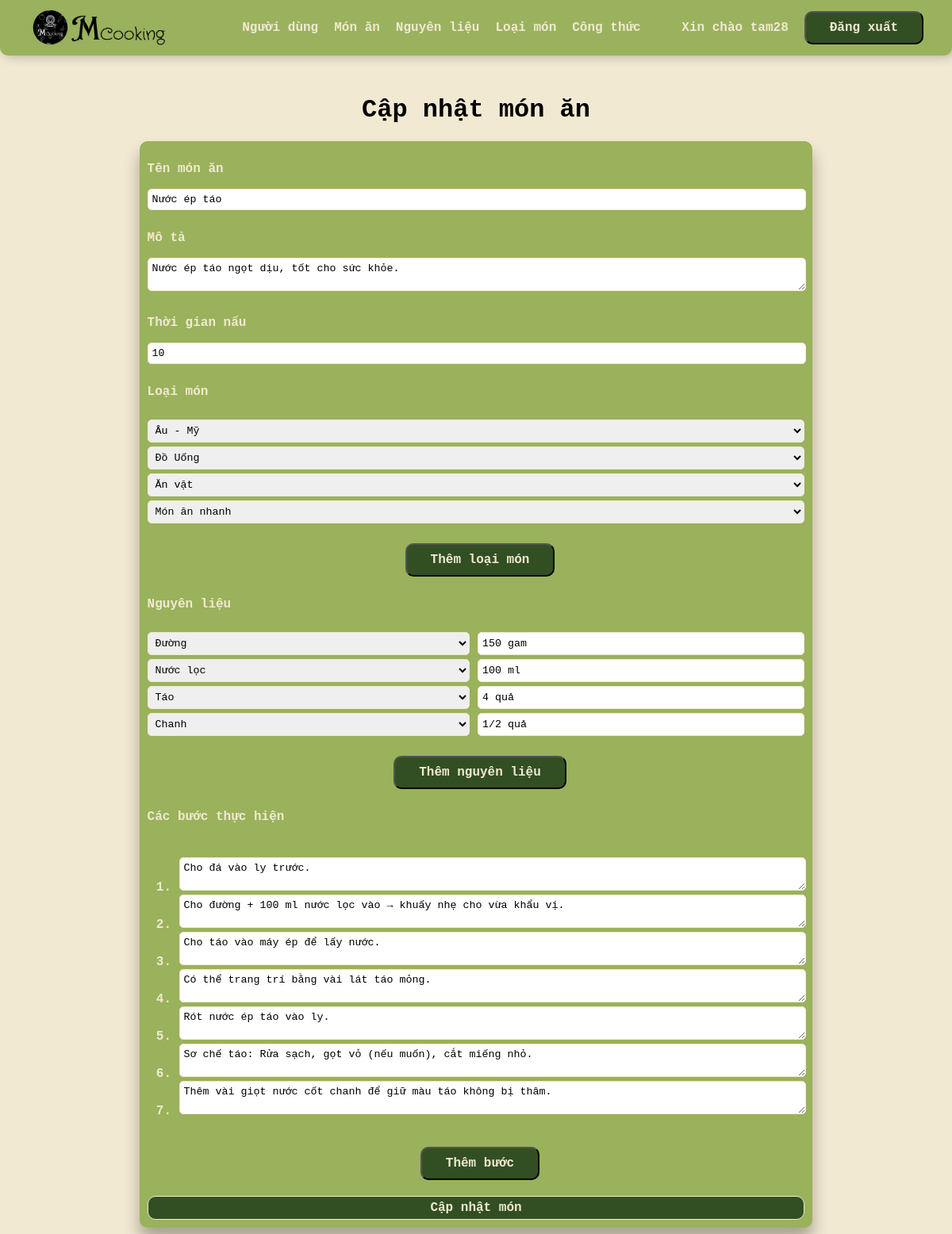
/gdadmin/admin.php?page=capnhatcongthuc&id=44 (signed in), run on the app's committed database.
### tables this page shows
CREATE TABLE IF NOT EXISTS mon_an(
	id INT PRIMARY KEY AUTO_INCREMENT,
	ten_mon_an VARCHAR(100) NOT NULL,
	mo_ta TEXT,
	thoi_gian_nau INT,
	nguoi_dang_id INT,
	ngay_dang DATE,
	hinh_anh VARCHAR(255),
    trang_thai VARCHAR(20),
	FOREIGN KEY (nguoi_dang_id) REFERENCES nguoi_dung(id) ON DELETE CASCADE
);

CREATE TABLE IF NOT EXISTS nguyen_lieu(
	id INT PRIMARY KEY AUTO_INCREMENT,
	ten_nguyen_lieu VARCHAR(50)
);

### gdadmin/congthuc/capnhatcongthuc.php (the view, shortened to what this page needs)
<?php
    include('../connect.php');
    $id = $_GET['id'];
    $sql = "SELECT ma.*, nd.ten_dang_nhap,
                GROUP_CONCAT(DISTINCT lm.id) AS loai_ids,
                GROUP_CONCAT(DISTINCT CONCAT(nl.id,':',manl.so_luong)) AS nl_data,
                GROUP_CONCAT(DISTINCT ct.buoc_lam SEPARATOR '||') AS buoc_data
            FROM mon_an ma
            LEFT JOIN mon_an_loai_mon malm ON ma.id = malm.mon_an_id
            LEFT JOIN loai_mon lm ON malm.loai_mon_id = lm.id
            LEFT JOIN mon_an_nguyen_lieu manl ON ma.id = manl.mon_an_id
            LEFT JOIN nguyen_lieu nl ON manl.nguyen_lieu_id = nl.id
            LEFT JOIN cong_thuc ct ON ma.id = ct.mon_an_id
            LEFT JOIN nguoi_dung nd ON ma.nguoi_dang_id = nd.id
            WHERE ma.id='$id'
            GROUP BY ma.id";
    $result = mysqli_query($conn,$sql);
    $data = mysqli_fetch_assoc($result);
    $loaiId = $data['loai_ids'] ? explode(',',$data['loai_ids']) : [];
    $nl = $data['nl_data'] ? explode(',',$data['nl_data']) : [];
    $buoc = $data['buoc_data'] ? explode('||',$data['buoc_data']) : [];
    $allNL   = mysqli_fetch_all(mysqli_query($conn,"SELECT * FROM nguyen_lieu"),MYSQLI_ASSOC);
?>
<!DOCTYPE html>
<html>
<head>
    <link rel="stylesheet" href="cacform.css">
</head>
<body>
    <h1>Cập nhật món ăn</h1>
    <form method="post">
        <div class="box">
            <p>Tên món ăn</p>
            <input type="text" name="ten-mon-an" value="<?= $data['ten_mon_an'] ?>">
        </div>
        <div class="box">
            <p>Mô tả</p>
            <textarea name="mo-ta"><?= $data['mo_ta'] ?></textarea>
        </div>
        <div class="box">
            <p>Thời gian nấu</p>
            <input type="number" name="thoi-gian-nau" value="<?= $data['thoi_gian_nau'] ?>">
        </div>
        <p>Loại món</p>
        <div class="loaimon-wrapper">
            <?php
                for($i=0;$i<count($loaiId);$i++){
            ?>
            <div class="loaimon">
                <select name="loai-mon[]">
                    <?php
                    $res = mysqli_query($conn,"SELECT * FROM loai_mon");
                    while($row = mysqli_fetch_assoc($res)){
                        $selected = ($row['id']==$loaiId[$i])?'selected':'';
                        echo "<option value='{$row['id']}' $selected>{$row['ten_loai']}</option>";
                    }
                    ?>
                </select>
            </div>
            <?php } ?>
        </div>
        <div class="them">
            <button type="button" class="nut" onclick="themLoaiMon()">Thêm loại món</button>
        </div>
        <p>Nguyên liệu</p>
        <div class="nguyenlieu-wrapper">
        <?php
        for($i=0;$i<count($nl);$i++){
            list($nlId,$sl) = explode(':',$nl[$i]);
        ?>
            <div class="nguyenlieu">
                <select name="nguyen-lieu[]">
                    <?php
                    for($j=0;$j<count($allNL);$j++){
                        $selected = ($allNL[$j]['id']==$nlId)?'selected':'';
                        echo "<option value='{$allNL[$j]['id']}' $selected>
                                {$allNL[$j]['ten_nguyen_lieu']}
                            </option>";
                    }
                    ?>
                </select>
                <input type="text" name="so-luong[]" value="<?= $sl ?>" placeholder="Định lượng">
            </div>
        <?php } ?>
        </div>
        <div class="them">
            <button type="button" class="nut" onclick="themNguyenLieu()">Thêm nguyên liệu</button>
        </div>
        <p>Các bước thực hiện</p>
        <ol class="thembuoc">
            <?php
                for($i=0;$i<count($buoc);$i++){
                    echo "<li><textarea name='buoc[]'>{$buoc[$i]}</textarea></li>";
                }
            ?>
        </ol>
        <div class="them">
            <button type="button" class="nut" onclick="themBuoc()">Thêm bước</button>
        </div>
        <div class="them">
            <input type="submit" value="Cập nhật món">
        </div>
    </form>
</body>
</html>

### gdadmin/admin.css (style rules this page uses)
body { font-family: 'Courier New', Courier, monospace; background-color: #f1e9d2; font-size: 16px; }
button { font-family: 'Courier New', Courier, monospace; }
input::placeholder { font-family: 'Courier New', Courier, monospace; }
li { padding-inline-start: 0; font-size: medium; }

### gdadmin/cacform.css (style rules this page uses)
form { background-color: #9ab25b; display:flex; flex-direction: column; padding:10px; gap:5px; margin:auto; width:30%; border-radius: 10px; box-shadow: 0 15px 20px rgba(0,0,0,0.3); color:#f1e9d2; font-weight:bold; }
body { background-color:#f1e9d2; font-family: 'Courier New', Courier, monospace; margin-top:15vh; }
input, select, textarea { width:100%; font-family: 'Courier New', Courier, monospace; border-radius: 5px; border:1px solid #f1e9d2; padding:5px; padding-inline-start: 0; }
button { font-family: 'Courier New', Courier, monospace; }
input[type="submit"] { color: #f1e9d2; background-color: #324f23; font-size: 16px; border-radius: 10px; padding:5px 20px; font-weight:bold; cursor: pointer; }
.nut { color: #f1e9d2; background-color: #324f23; font-size: 16px; border-radius: 10px; padding:10px 30px; margin-left: 10px; font-weight:bold; }

### gdadmin/congthuc/capnhatcongthuc.php (style rules this page uses)
form { width:70%; margin:auto; display:flex; flex-direction:column; gap:10px; }
input, select, textarea { width:100%; padding:5px; }
.nguyenlieu, .loaimon { display:flex; gap:10px; margin-bottom:5px; }
.them { display:flex; justify-content:center; margin-top:10px; }
h1 { text-align:center; }
.box { margin-right:10px; }
.thembuoc { margin-right:10px; }

### data on the page
mon_an: ten-mon-an "Nước ép táo", mo-ta "Nước ép táo ngọt dịu, tốt cho sức khỏe.", thoi-gian-nau "10"
nguyen_lieu: ten_nguyen_lieu "Đường"
nguyen_lieu: ten_nguyen_lieu "Nước lọc"
nguyen_lieu: ten_nguyen_lieu "Táo"
nguyen_lieu: ten_nguyen_lieu "Chanh"

### other printed values
$_SESSION['username'] "tam28"
form field value "Âu - Mỹ"
form field value "Đồ Uống"
form field value "Ăn vặt"
form field value "Món ăn nhanh"
